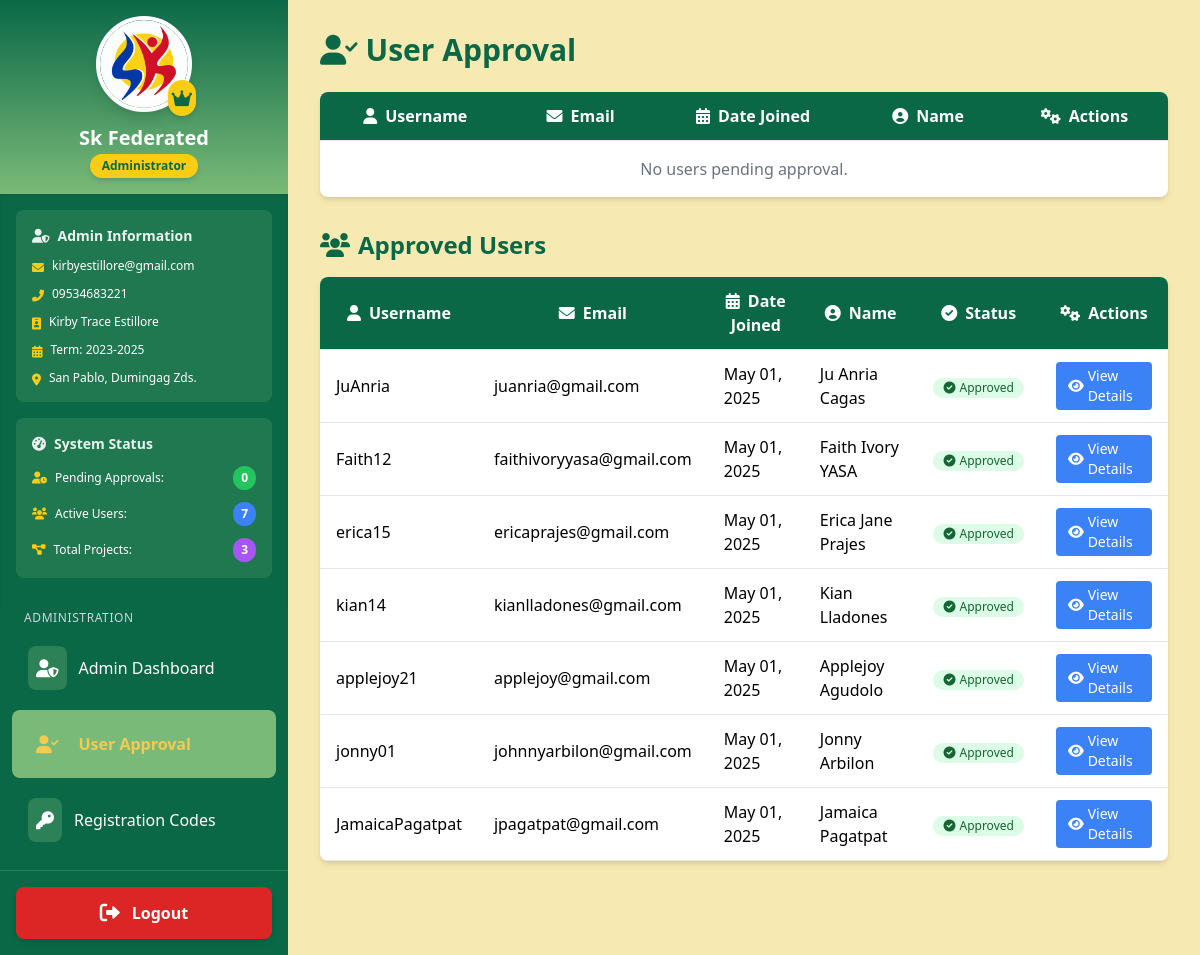
/user-approval/ (signed in), run on an earlier commit of the app's database.
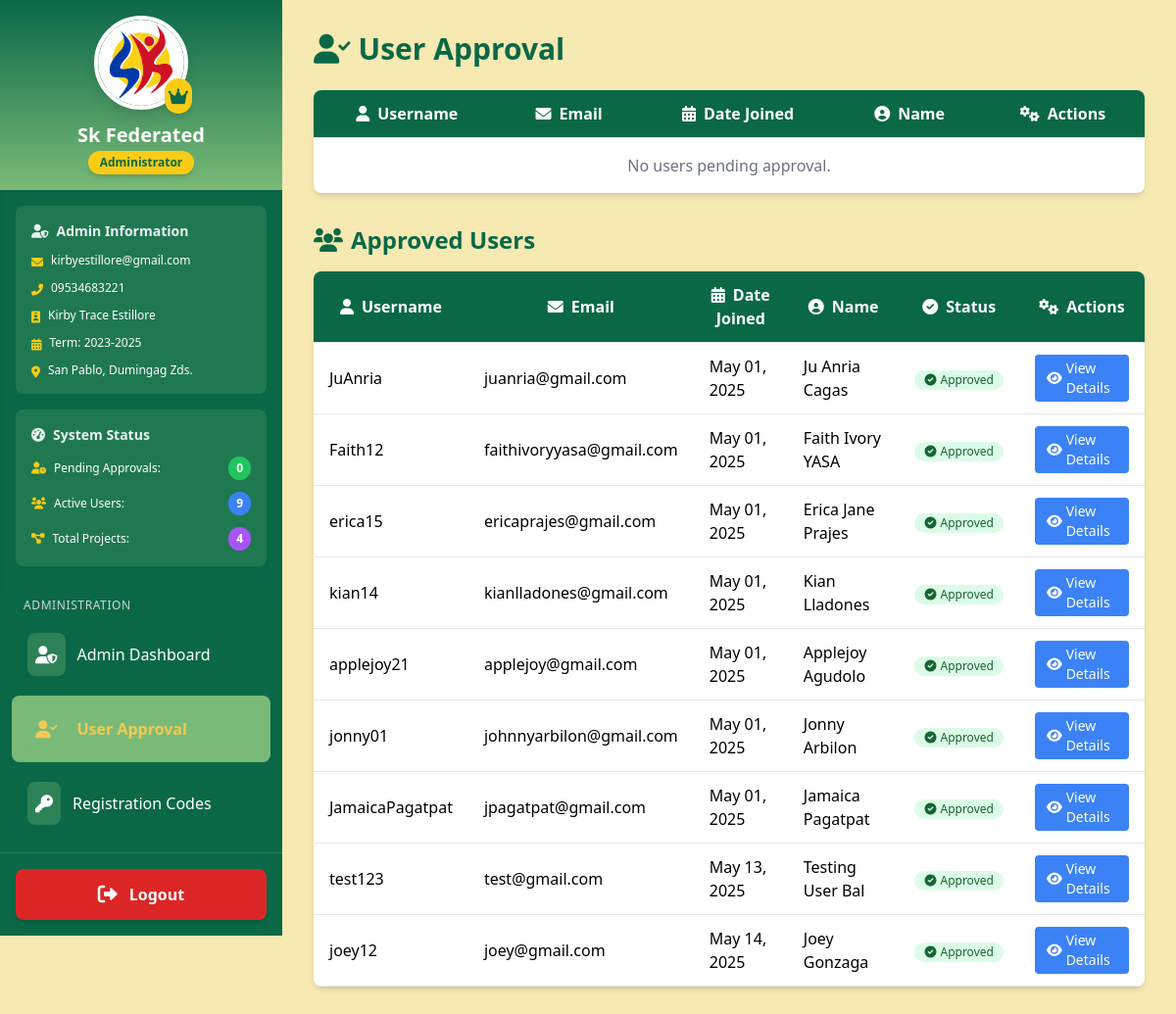
And on a later commit of the database.
### sk_project/models.py (models this page shows, shortened)
class User(AbstractUser):
    is_chairman = models.BooleanField(default=False)
    profile_picture = models.ImageField(upload_to='profile_pics/', default='profile_pics/default_avatar.png', blank=True)
    logo = models.ImageField(upload_to='logos/', null=True)
    address = models.TextField(blank=True, null=True)
    contact_number = models.CharField(max_length=15, blank=True, null=True)
    date_of_birth = models.DateField(null=True)
    GENDER_CHOICES = [
        ('male', 'Male'),
        ('female', 'Female'),
        ('other', 'Other')
    ]
    gender = models.CharField(max_length=10, choices=GENDER_CHOICES, null=True)
    term_of_office = models.CharField(max_length=20, null=True, help_text='Term of office (e.g., 2023-2026)')
    is_approved = models.BooleanField(default=False, help_text='Designates whether this user has been approved by an admin.')
    groups = models.ManyToManyField(
        Group,
        verbose_name=_('groups'),
        blank=True,
        help_text=_(
            'The groups this user belongs to. A user will get all permissions '
            'granted to each of their groups.'
        ),
        related_name='sk_user_set',
        related_query_name='sk_user',
    )
    user_permissions = models.ManyToManyField(
        Permission,
        verbose_name=_('user permissions'),
        blank=True,
        help_text=_('Specific permissions for this user.'),
        related_name='sk_user_set',
        related_query_name='sk_user',
    )

### sk_project/views.py (the view)
# urls.py: path('user-approval/', views.user_approval, name='user_approval'),
@user_passes_test(lambda u: u.is_superuser)
def user_approval(request):
    pending_users = User.objects.filter(is_approved=False, is_superuser=False)
    approved_users = User.objects.filter(is_approved=True, is_superuser=False)
    context = {
        'pending_users': pending_users,
        'approved_users': approved_users
    }
    return render(request, 'user_approval.html', context)

### sk_project/context_processors.py (called while the page is built)
def user_info(request):
    context = {}
    if request.user.is_authenticated:
        context['user_address'] = request.user.address
        context['user_contact_number'] = request.user.contact_number
        context['user_term_of_office'] = request.user.term_of_office
        print(f"Context processor - User: {request.user.username}, Address: {request.user.address}")
        if request.user.is_superuser:
            context['pending_approvals_count'] = User.objects.filter(is_approved=False, is_superuser=False).count()
            context['active_users_count'] = User.objects.filter(is_approved=True, is_superuser=False).count()
            context['all_projects'] = Project.objects.all()
        else:
            context['all_projects'] = Project.objects.filter(chairman=request.user)
    return context

### templates/user_approval.html (shortened to what the changed rows need)
{% extends 'base.html' %}
{% load static %}
{% load humanize %}
{% block content %}
    <h1 class="text-3xl font-bold mb-6 text-tertiary">
        <i class="fas fa-user-check mr-2"></i>User Approval
    </h1>
    <div class="mb-8">
        <div class="overflow-x-auto bg-white rounded-lg shadow-md">
            <table id="pendingUsersTable" class="min-w-full">
                <thead class="bg-tertiary text-white">
                    <tr>
                        <th class="py-3 px-4 border-b"><i class="fas fa-user mr-2"></i>Username</th>
                        <th class="py-3 px-4 border-b"><i class="fas fa-envelope mr-2"></i>Email</th>
                        <th class="py-3 px-4 border-b"><i class="fas fa-calendar-alt mr-2"></i>Date Joined</th>
                        <th class="py-3 px-4 border-b"><i class="fas fa-user-circle mr-2"></i>Name</th>
                        <th class="py-3 px-4 border-b"><i class="fas fa-cogs mr-2"></i>Actions</th>
                    </tr>
                </thead>
            </table>
        </div>
    </div>
    <div class="mb-8">
        <h2 class="text-2xl font-semibold mb-4 text-tertiary"><i class="fas fa-users mr-2"></i>Approved Users</h2>
        <div class="overflow-x-auto bg-white rounded-lg shadow-md">
            <table id="approvedUsersTable" class="min-w-full">
                <thead class="bg-tertiary text-white">
                    <tr>
                        <th class="py-3 px-4 border-b"><i class="fas fa-user mr-2"></i>Username</th>
                        <th class="py-3 px-4 border-b"><i class="fas fa-envelope mr-2"></i>Email</th>
                        <th class="py-3 px-4 border-b"><i class="fas fa-calendar-alt mr-2"></i>Date Joined</th>
                        <th class="py-3 px-4 border-b"><i class="fas fa-user-circle mr-2"></i>Name</th>
                        <th class="py-3 px-4 border-b"><i class="fas fa-check-circle mr-2"></i>Status</th>
                        <th class="py-3 px-4 border-b"><i class="fas fa-cogs mr-2"></i>Actions</th>
                    </tr>
                </thead>
                <tbody>
                    {% for user in approved_users %}
                        <tr class="hover:bg-secondary">
                            <td class="py-3 px-4 border-b">{{ user.username }}</td>
                            <td class="py-3 px-4 border-b">{{ user.email }}</td>
                            <td class="py-3 px-4 border-b">{{ user.date_joined|date:"M d, Y" }}</td>
                            <td class="py-3 px-4 border-b">{{ user.get_full_name }}</td>
                            <td class="py-3 px-4 border-b">
                                <span class="inline-flex items-center px-2.5 py-0.5 rounded-full text-xs font-medium bg-green-100 text-green-800">
                                    <i class="fas fa-check-circle mr-1"></i>Approved
                                </span>
                            </td>
                            <td class="py-3 px-4 border-b">
                                <a href="{% url 'view_user_details' user.id %}" class="inline-flex items-center px-3 py-1 bg-blue-500 text-white rounded hover:bg-blue-600 transition duration-300 text-sm">
                                    <i class="fas fa-eye mr-1"></i>View Details
                                </a>
                            </td>
                        </tr>
                    {% empty %}
                        <tr>
                            <td colspan="6" class="py-4 px-4 text-center text-gray-500">No approved users found.</td>
                        </tr>
                    {% endfor %}
                </tbody>
            </table>
        </div>
    </div>
{% endblock %}

### templates/base.html (shortened to what the changed rows need)
<!DOCTYPE html>
<html lang="en">
    {% load static %}
    <head>
        <script src="https://cdn.tailwindcss.com"></script>
        <link href="https://cdnjs.cloudflare.com/ajax/libs/font-awesome/6.0.0-beta3/css/all.min.css" rel="stylesheet">
    </head>
    <body class="bg-secondary min-h-screen">
        <div class="flex flex-col lg:flex-row min-h-screen pt-16 lg:pt-0">
            <aside id="sidebar" class="hidden lg:flex w-full lg:w-72 bg-tertiary text-white flex-col fixed lg:sticky top-0 left-0 h-full z-40 lg:z-0 overflow-y-auto transition-all duration-300 transform -translate-x-full lg:translate-x-0">
                {% if user.is_superuser %}
                <div class="p-4 flex flex-col items-center bg-gradient-to-b from-tertiary to-quaternary">
                    <a href="{% url 'edit_profile' %}" class="mb-3 relative cursor-pointer group">
                        <div class="relative">
                            {% if user.logo %}
                                <img src="{{ user.logo.url }}" alt="Organization Logo" class="w-20 h-20 md:w-24 md:h-24 rounded-full border-4 border-white shadow-lg group-hover:border-primary transition-all duration-200">
                            {% elif user.profile_picture %}
                                <img src="{{ user.profile_picture.url }}" alt="Admin Profile" class="w-20 h-20 md:w-24 md:h-24 rounded-full border-4 border-white shadow-lg group-hover:border-primary transition-all duration-200">
                            {% else %}
                                <img src="{% static 'img/drr.png' %}" alt="Default Admin Profile" class="w-20 h-20 md:w-24 md:h-24 rounded-full border-4 border-white shadow-lg group-hover:border-primary transition-all duration-200">
                            {% endif %}
                            <div class="absolute -bottom-1 -right-1 bg-yellow-400 text-tertiary p-1 rounded-full shadow-md">
                                <i class="fas fa-crown text-lg"></i>
                            </div>
                        </div>
                        <div class="absolute inset-0 flex items-center justify-center bg-black bg-opacity-0 group-hover:bg-opacity-30 rounded-full transition-all duration-300">
                        </div>
                    </a>
                    <div class="text-center">
                        <h2 class="text-xl font-bold text-white">Sk Federated</h2>
                        <div class="inline-block px-3 py-1 bg-yellow-400 text-tertiary text-xs font-bold rounded-full shadow-md">
                            Administrator
                        </div>
                    </div>
                </div>
                <div class="p-4 bg-tertiary shadow-inner">
                    <div class="bg-quaternary/20 rounded-lg p-4 mb-4">
                        <h3 class="text-sm font-semibold text-white/90 mb-3 flex items-center">
                            <i class="fas fa-user-shield mr-2"></i> Admin Information
                        </h3>
                        <div class="space-y-3 text-xs">
                            <div class="flex items-start">
                                <i class="fas fa-envelope mt-1 mr-2 text-yellow-400"></i>
                                <span>{{ user.email }}</span>
                            </div>
                            <div class="flex items-start">
                                <i class="fas fa-phone-alt mt-1 mr-2 text-yellow-400"></i>
                                <span>{{ user_contact_number|default:user.contact_number|default:"No contact number" }}</span>
                            </div>
                            <div class="flex items-start">
                                <i class="fas fa-id-badge mt-1 mr-2 text-yellow-400"></i>
                                <span>{{ user.get_full_name }}</span>
                            </div>
                            <div class="flex items-start">
                                <i class="fas fa-calendar-alt mt-1 mr-2 text-yellow-400"></i>
                                <span>Term: {{ user_term_of_office|default:user.term_of_office|default:"Not specified" }}</span>
                            </div>
                            <div class="flex items-start">
                                <i class="fas fa-map-marker-alt mt-1 mr-2 text-yellow-400"></i>
                                <span>{{ user_address|default:user.address|default:"No address provided" }}</span>
                            </div>
                        </div>
                    </div>
                    <div class="bg-quaternary/20 rounded-lg p-4 mb-4">
                        <h3 class="text-sm font-semibold text-white/90 mb-3 flex items-center">
                            <i class="fas fa-tachometer-alt mr-2"></i> System Status
                        </h3>
                        <div class="space-y-3">
                            <div class="flex justify-between items-center text-xs">
                                <div class="flex items-center">
                                    <i class="fas fa-user-clock mr-2 text-yellow-400"></i>
                                    <span>Pending Approvals:</span>
                                </div>
                                {% if pending_approvals_count and pending_approvals_count > 0 %}
                                <span class="bg-red-500 text-white text-xs font-bold px-2 py-1 rounded-full">{{ pending_approvals_count }}</span>
                                {% else %}
                                <span class="bg-green-500 text-white text-xs font-bold px-2 py-1 rounded-full">0</span>
                                {% endif %}
                            </div>
                            <div class="flex justify-between items-center text-xs">
                                <div class="flex items-center">
                                    <i class="fas fa-users mr-2 text-yellow-400"></i>
                                    <span>Active Users:</span>
                                </div>
                                <span class="bg-blue-500 text-white text-xs font-bold px-2 py-1 rounded-full">{{ active_users_count|default:"0" }}</span>
                            </div>
                            <div class="flex justify-between items-center text-xs">
                                <div class="flex items-center">
                                    <i class="fas fa-project-diagram mr-2 text-yellow-400"></i>
                                    <span>Total Projects:</span>
                                </div>
                                <span class="bg-purple-500 text-white text-xs font-bold px-2 py-1 rounded-full">{{ all_projects|length|default:"0" }}</span>
                            </div>
                        </div>
                    </div>
                </div>
                <nav class="flex-grow px-3">
                    <div class="mb-4">
                        <h3 class="text-xs uppercase tracking-wider text-gray-300 px-3 mb-2">Administration</h3>
                        <a href="{% url 'admin_dashboard' %}" class="block py-3 px-4 hover:bg-quaternary transition-colors duration-200  rounded-lg mb-2 flex items-center group">
                            <div class="bg-quaternary/30 p-2 rounded-lg mr-3 group-hover:bg-quaternary/50 transition-colors duration-200">
                                <i class="fas fa-user-shield text-lg"></i>
                            </div>
                            <span class="text-base">Admin Dashboard</span>
                        </a>
                        <a href="{% url 'user_approval' %}" class="block py-3 px-4 hover:bg-quaternary transition-colors duration-200 {% if request.resolver_match.url_name == 'user_approval' %}bg-quaternary text-primary font-bold{% endif %} rounded-lg mb-2 flex items-center group">
                            <div class="bg-quaternary/30 p-2 rounded-lg mr-3 group-hover:bg-quaternary/50 transition-colors duration-200">
                                <i class="fas fa-user-check text-lg"></i>
                            </div>
                            <span class="text-base">User Approval</span>
                        </a>
                        <a href="{% url 'generate_registration_code' %}" class="block py-3 px-4 hover:bg-quaternary transition-colors duration-200  rounded-lg mb-2 flex items-center group">
                            <div class="bg-quaternary/30 p-2 rounded-lg mr-3 group-hover:bg-quaternary/50 transition-colors duration-200">
                                <i class="fas fa-key text-lg"></i>
                            </div>
                            <span class="text-base">Registration Codes</span>
                        </a>
                    </div>
                </nav>
                {% endif %}
            </aside>
            <main class="flex-1 p-4 md:p-6 lg:p-8 overflow-y-auto">
                {% block content %}
                {% endblock %}
            </main>
        </div>
    </body>
</html>

What changed in the data, as far as the page shows it:
added User: username "test123", email "test@gmail.com", date_joined "May 13, 2025", get_full_name "Testing User Bal"
added User: username "joey12", email "joey@gmail.com", date_joined "May 14, 2025", get_full_name "Joey Gonzaga"
Also different on the page:
{{ active_users_count|default:"0" }}: "7" → "9"
{{ all_projects|length|default:"0" }}: "3" → "4"
